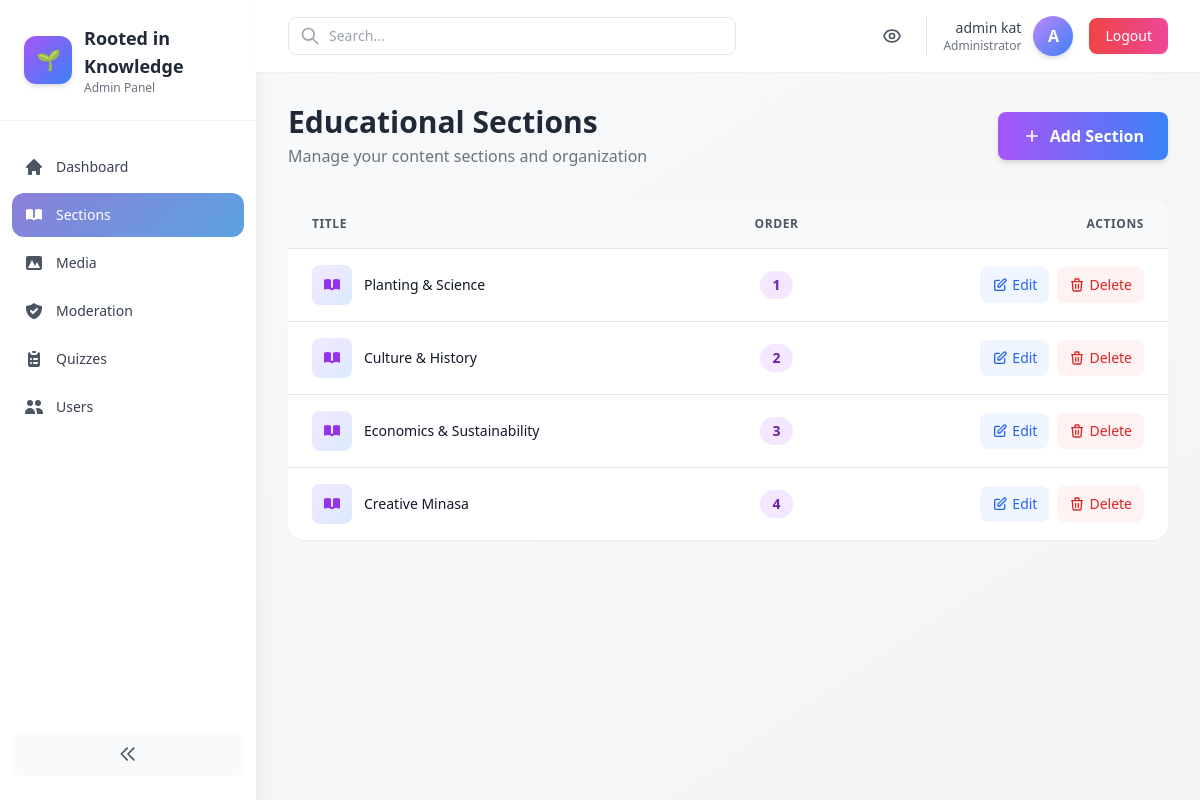
/admin-panel/sections/ (signed in), run on an earlier commit of the app's database.
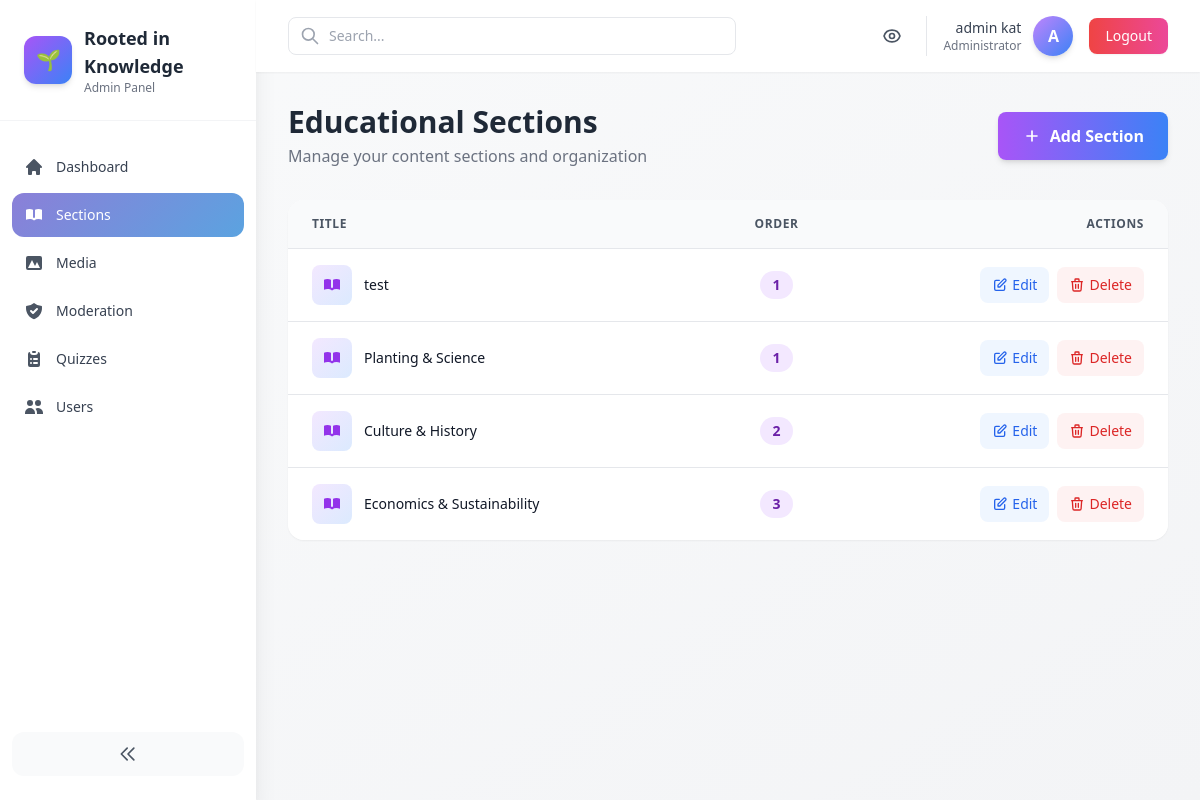
And on a later commit of the database.
### core/models.py (models this page shows, shortened)
class EducationalSection(models.Model):
    SLUG_MAX = 100
    title = models.CharField(max_length=200)
    slug = models.SlugField(max_length=SLUG_MAX, unique=True)
    description = models.TextField(blank=True)
    content = models.TextField(blank=True)
    order = models.PositiveIntegerField(default=0)
    created_at = models.DateTimeField(auto_now_add=True)
    class Meta:
        ordering = ['order', '-created_at']

### core/admin_panel/views.py (the view)
# urls.py: path('admin-panel/sections/', admin_views.SectionListView.as_view(), name='admin_sections'),
@method_decorator(staff_member_required, name='dispatch')
class SectionListView(ListView):
    model = EducationalSection
    template_name = 'core/admin_panel/section_list.html'
    context_object_name = 'sections'
    paginate_by = 12
    def get_queryset(self):
        qs = super().get_queryset()
        q = self.request.GET.get('q')
        if q:
            qs = qs.filter(title__icontains=q)
        return qs

### core/templates/core/admin_panel/section_list.html (shortened to what this page needs)
{% extends 'core/admin_panel/base.html' %}
{% block content %}
<div class="flex flex-col sm:flex-row sm:items-center sm:justify-between mb-8 gap-4">
  <div>
    <h1 class="text-3xl font-bold text-gray-800">Educational Sections</h1>
    <p class="text-gray-500 mt-1">Manage your content sections and organization</p>
  </div>
  <a href="{% url 'core:admin_section_add' %}" class="inline-flex items-center justify-center gap-2 px-6 py-3 bg-gradient-to-r from-purple-500 to-blue-500 text-white font-semibold rounded-lg hover:from-purple-600 hover:to-blue-600 transition-all shadow-md hover:shadow-lg">
    <svg class="w-5 h-5" fill="none" stroke="currentColor" viewBox="0 0 24 24">
      <path stroke-linecap="round" stroke-linejoin="round" stroke-width="2" d="M12 6v6m0 0v6m0-6h6m-6 0H6"></path>
    </svg>
    Add Section
  </a>
</div>
<div class="bg-white rounded-2xl shadow-sm overflow-hidden">
  <div class="overflow-x-auto">
    <table class="min-w-full divide-y divide-gray-200">
      <thead class="bg-gray-50">
        <tr>
          <th scope="col" class="px-6 py-4 text-left text-xs font-semibold text-gray-600 uppercase tracking-wider">
            Title
          </th>
          <th scope="col" class="px-6 py-4 text-center text-xs font-semibold text-gray-600 uppercase tracking-wider">
            Order
          </th>
          <th scope="col" class="px-6 py-4 text-right text-xs font-semibold text-gray-600 uppercase tracking-wider">
            Actions
          </th>
        </tr>
      </thead>
      <tbody class="bg-white divide-y divide-gray-200">
        {% for s in sections %}
          <tr class="hover:bg-gray-50 transition-colors">
            <td class="px-6 py-4 whitespace-nowrap">
              <div class="flex items-center gap-3">
                <div class="w-10 h-10 bg-gradient-to-br from-purple-100 to-blue-100 rounded-lg flex items-center justify-center flex-shrink-0">
                </div>
                <div>
                  <div class="text-sm font-medium text-gray-900">{{ s.title }}</div>
                </div>
              </div>
            </td>
            <td class="px-6 py-4 whitespace-nowrap text-center">
              <span class="px-3 py-1 inline-flex text-sm leading-5 font-semibold rounded-full bg-purple-100 text-purple-800">
                {{ s.order }}
              </span>
            </td>
            <td class="px-6 py-4 whitespace-nowrap text-right text-sm font-medium">
              <div class="flex items-center justify-end gap-2">
                <a href="{% url 'core:admin_section_edit' s.pk %}" class="inline-flex items-center gap-1 px-3 py-2 bg-blue-50 text-blue-600 hover:bg-blue-100 rounded-lg transition-colors">
                  <svg class="w-4 h-4" fill="none" stroke="currentColor" viewBox="0 0 24 24">
                    <path stroke-linecap="round" stroke-linejoin="round" stroke-width="2" d="M11 5H6a2 2 0 00-2 2v11a2 2 0 002 2h11a2 2 0 002-2v-5m-1.414-9.414a2 2 0 112.828 2.828L11.828 15H9v-2.828l8.586-8.586z"></path>
                  </svg>
                  Edit
                </a>
                <a href="{% url 'core:admin_section_delete' s.pk %}" class="inline-flex items-center gap-1 px-3 py-2 bg-red-50 text-red-600 hover:bg-red-100 rounded-lg transition-colors">
                  <svg class="w-4 h-4" fill="none" stroke="currentColor" viewBox="0 0 24 24">
                    <path stroke-linecap="round" stroke-linejoin="round" stroke-width="2" d="M19 7l-.867 12.142A2 2 0 0116.138 21H7.862a2 2 0 01-1.995-1.858L5 7m5 4v6m4-6v6m1-10V4a1 1 0 00-1-1h-4a1 1 0 00-1 1v3M4 7h16"></path>
                  </svg>
                  Delete
                </a>
              </div>
            </td>
          </tr>
        {% endfor %}
      </tbody>
    </table>
  </div>
</div>
{% endblock %}

What changed in the data, as far as the page shows it:
removed EducationalSection: title "Creative Minasa", order "4"
added EducationalSection: title "test", order "1"
